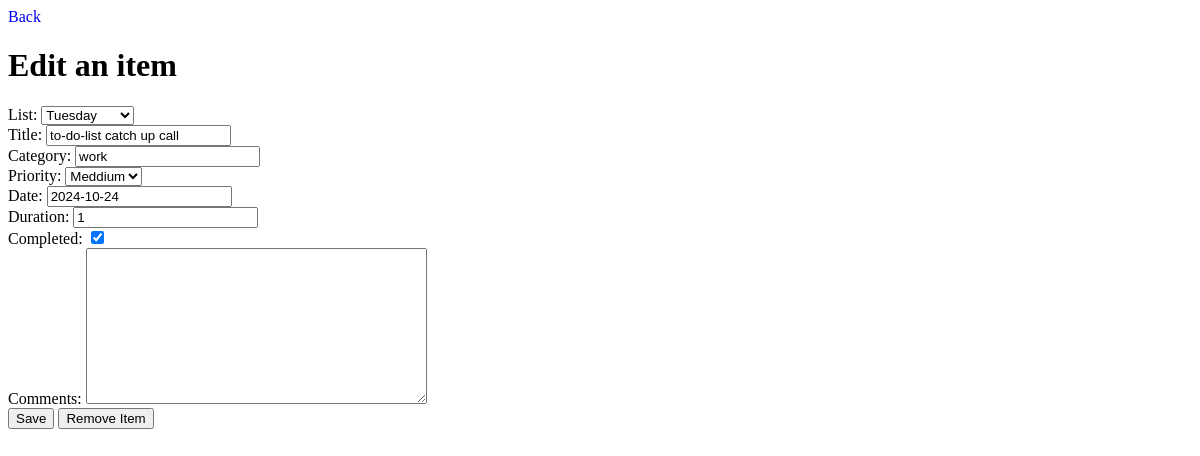
/56/edit-item/, run on the app's committed database.
### lists/models.py (models this page shows, shortened)
class Item(models.Model):
    PRIORITY = {
        "1": "High",
        "2": "Meddium",
        "3": "Low"
    }
    list = models.ForeignKey(List, related_name='items', on_delete=models.CASCADE)
    title = models.CharField(max_length=200)
    category = models.CharField(max_length=20)
    priority = models.CharField(
        max_length=10,
        choices=PRIORITY,
        default=3,
    )
    date = models.DateField(default=date.today)
    duration = models.IntegerField(default=1)
    completed = models.BooleanField(default=False)
    comments = models.TextField(max_length=200, blank=True)

### lists/views.py (the view)
# urls.py: path('<int:item_id>/edit-item/', edit_item, name='edit_item'),
def edit_item(request, item_id):
    item = Item.objects.get(pk=item_id)
    ItemForm = modelform_factory(Item, fields=('list', 'title', 'category', 'priority', 'date', 'duration', 'completed', 'comments',))
    if request.method == 'POST':
        if 'save' in request.POST:
            form = ItemForm(request.POST, instance=item)
            if form.is_valid():
                form.save()
                return redirect('add_list')
        elif 'remove' in request.POST:
            item.delete()
            return redirect('add_list')
    else:
        form = ItemForm(instance=item)
    return render(request, "lists/edit_item.html", {"form": form})

### lists/models.py (called while the page is built)
    def __str__(self):
        return f"{self.name}"

### lists/templates/lists/edit_item.html (shortened to what this page needs)
{% extends "base.html" %}
{% block content %}
        <a href="{% url 'add_list' %}">Back</a>
        <h1>Edit an item </h1>
        <form method="post">
            {{ form }}
        <button type="submit" name="save">Save</button>
        <button type="submit" name="remove">Remove Item</button>
        </form>
{% endblock %}

### lists/static/lists/style.css (style rules this page uses)
a { text-decoration: none; }

### data on the page
Item: list "Tuesday", title "to-do-list catch up call", category "work", priority "Meddium", date "2024-10-24", duration "1", completed "☑"
